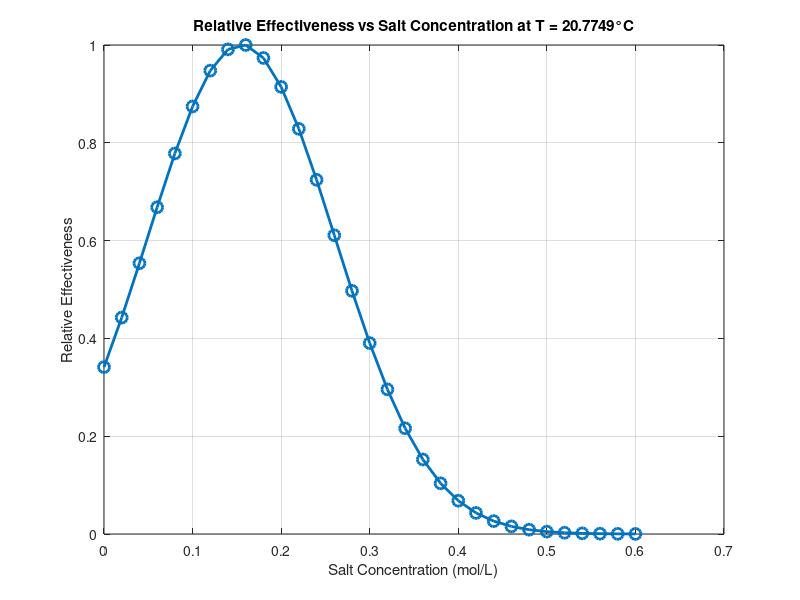

This figure's MATLAB source:
% Clear workspace and command window  
clear;  
clc;  

% Constants  
R = 8.314; % J/(mol·K), ideal gas constant  
T_kelvin_best = 273.15 + 20.7749; % Convert temperature to Kelvin  

% Define concentrations in mol/L with step size 0.02  
concentrations = 0:0.02:0.6;  

% Calculate osmotic pressures (Pa)  
pi0 = 0.155 * R * T_kelvin_best; % Osmotic pressure of physiological saline  
pi = concentrations * R * T_kelvin_best; % Osmotic pressure for different concentrations  

% Calculate the difference in osmotic pressure  
delta_pi = pi - pi0;  

% Define the function E at optimum temperature  
E = @(x) 39.76 * (-36.5152 * 20.7749^2 + 1848.7879 * 20.7749 - 6666.4773) ./ ...  
    (0.0208 * exp(7.50e-6 * x.^2 + 1863 * (1./(273.15 + 20.7749) - 1./(273.15 + 4))) + ...  
    0.5 * exp(7.50e-6 * x.^2 - 1863 * (1./(273.15 + 20.7749) - 1./(273.15 + 4))));  

% Calculate effectiveness for each delta_pi  
effectiveness = E(delta_pi);  

% Find the maximum effectiveness  
max_effectiveness = max(effectiveness);  

% Calculate relative effectiveness  
relative_effectiveness = effectiveness / max_effectiveness;  

% Output results  
fprintf('Concentration (mol/L) | Relative Effectiveness\n');  
fprintf('---------------------------------------------\n');  
for i = 1:length(concentrations)  
    fprintf('        %.2f         |       %.4f\n', concentrations(i), relative_effectiveness(i));  
end  

% Plot relative effectiveness with smooth curve  
figure;  
plot(concentrations, relative_effectiveness, '-o', 'MarkerSize', 8, 'LineWidth', 2); % Add line style for smooth curve  
xlabel('Salt Concentration (mol/L)');  
ylabel('Relative Effectiveness');  
title('Relative Effectiveness vs Salt Concentration at T = 20.7749°C');  
grid on;
